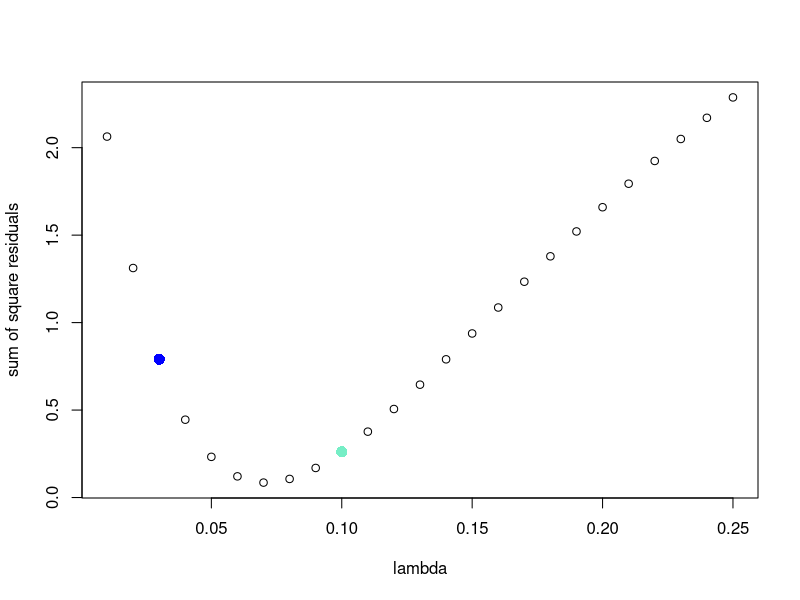

This figure's R source: (Note: this script raises an error after producing the figure.)
## Block 2.1 Estimating FOI by Fitting Catalytic Model to IgG Serological Data
## Fitting with OLS


# Read in data
df <- read.csv(file="rubella.sero.csv")

#Look over a range of lambda values and extract the sum of square residuals for each lambda
lambda.range <- seq(0.01, 0.25, 0.01)
ss.residuals <- rep(NA, length(lambda.range)) #storate for sum of square residuals
for (i in 1:length(lambda.range)){
  ages <- df$Age
  prop.seropos.obs <- df$Prop.Pos
  prop.seropos.est <- 1-exp(-(lambda.range[i]*ages))
  ss.residuals[i] <- sum((prop.seropos.obs-prop.seropos.est)^2)
}
plot(lambda.range, ss.residuals, ylab="sum of square residuals", xlab="lambda")


#Lets look at model fit of a few different lambda
points(lambda.range[3], ss.residuals[3], col="blue", pch=16, cex=1.5)
points(lambda.range[10], ss.residuals[10], col="aquamarine2", pch=16, cex=1.5)
points(lambda.range[which(ss.residuals==min(ss.residuals))], 
       ss.residuals[which(out==min(ss.residuals))], col="red", pch=16, cex=1.5)

plot(df$Age, df$Prop.Pos, cex=0.025*df$Tot, 
     pch=16, xlab="age (year)", xlim=c(1,15), ylim=c(0,1), ylab="proportion seropositive")
lines(df$Age, 1-exp(-(lambda.range[3]*df$Age)), col="blue", lwd=2)
lines(df$Age, 1-exp(-(lambda.range[10]*df$Age)), col="aquamarine2", lwd=2)
lines(df$Age, 1-exp(-(lambda.range[which(ss.residuals==min(ss.residuals))]*df$Age)), col="red", lwd=2)


# FYI - you can easily fit catalytic model using glm  
fit=glm(cbind(Tot-Pos,Pos)~-1+Age, family=binomial(link="log"), data=df)
summary(fit) #lambda is 0.064363
residuals(fit)
